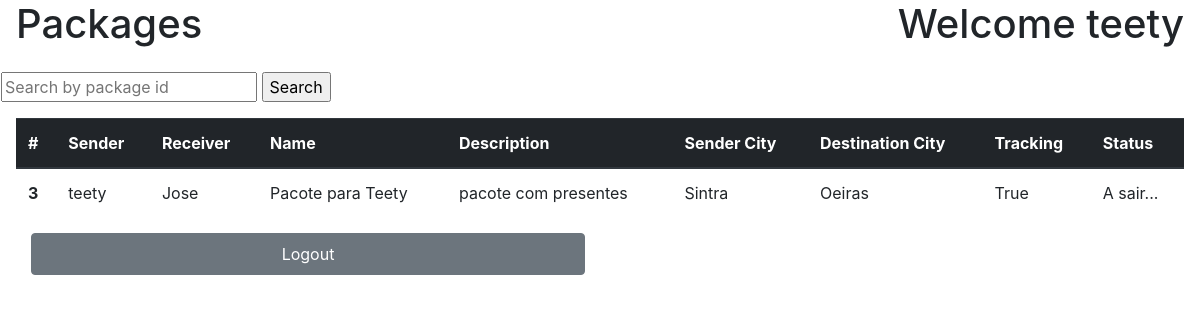
The page /package (signed in) on the database as committed earlier.
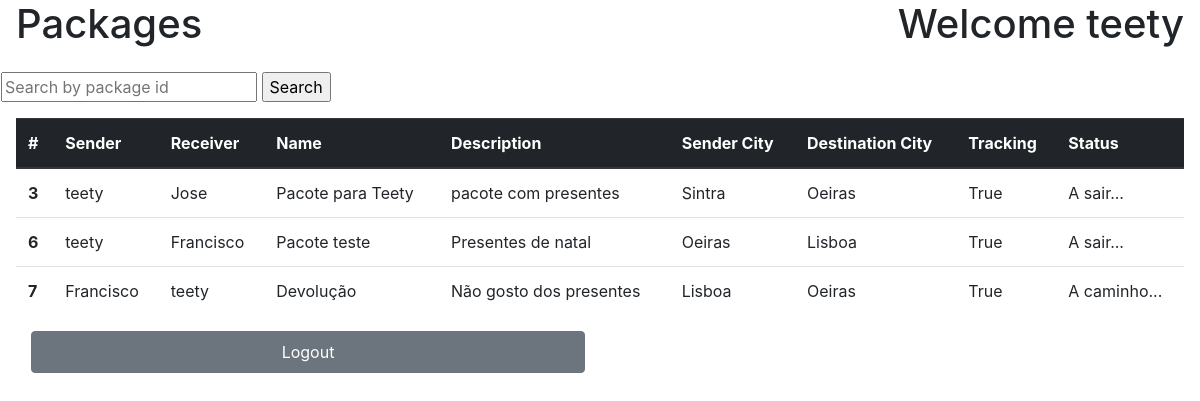
The same page on the database as committed later.
### user_api/models.py (models this page shows, shortened)
class AppUser(AbstractBaseUser, PermissionsMixin):
	user_id = models.AutoField(primary_key=True)
	email = models.EmailField(max_length=50, unique=True)
	username = models.CharField(max_length=50)
	USERNAME_FIELD = 'email'
	REQUIRED_FIELDS = ['username']
	is_staff = models.BooleanField(default=False)
	is_superuser = models.BooleanField(default=False)
	objects = AppUserManager()

class Package(models.Model):
	pack_id = models.AutoField(primary_key=True)
	sender = models.CharField(max_length=100)
	receiver = models.CharField(max_length=100)
	name = models.CharField(max_length=100)
	description = models.CharField(max_length=300)
	sender_city = models.CharField(max_length=100)
	destination_city = models.CharField(max_length=100)
	tracking = models.BooleanField(default=False)
	status = models.CharField(max_length=100)

### user_api/views.py (the view)
# urls.py: path('package', views.Packages.as_view(), name='package'),
class Packages(APIView):
    renderer_classes = [TemplateHTMLRenderer]
    template_name = 'package_list.html'
    permission_classes = (permissions.IsAuthenticated,)
    authentication_classes = (SessionAuthentication,)
    def get(self, request):
        serializer = PackSerializer
        username = request.user.username
        if request.GET.get('search'):
            try:
                pack = Package.objects.filter(pack_id=request.GET.get('search'), sender=username) | Package.objects.filter(pack_id=request.GET.get('search'), receiver=username) | Package.objects.filter(pack_id=request.GET.get('search'), name=username)
            except:
                pack = Package.objects.filter(sender=request.GET.get('search')) | Package.objects.filter(sender=request.GET.get('search'), receiver=username) | Package.objects.filter(sender=request.GET.get('search'), name=username) | Package.objects.filter(receiver=request.GET.get('search'), sender=username) | Package.objects.filter(receiver=request.GET.get('search')) | Package.objects.filter(receiver=request.GET.get('search'), name=username) | Package.objects.filter(name=request.GET.get('search'), sender=username) | Package.objects.filter(name=request.GET.get('search'), receiver=username) | Package.objects.filter(name=request.GET.get('search')) | Package.objects.filter(sender_city=request.GET.get('search'), sender=username) | Package.objects.filter(sender_city=request.GET.get('search'), receiver=username) | Package.objects.filter(sender_city=request.GET.get('search'), name=username) | Package.objects.filter(destination_city=request.GET.get('search'), sender=username) | Package.objects.filter(destination_city=request.GET.get('search'), receiver=username) | Package.objects.filter(destination_city=request.GET.get('search'), name=username)
        else:
            pack = Package.objects.filter(sender=username) | Package.objects.filter(receiver=username) | Package.objects.filter(name=username)
        return Response({'pack': pack}, status=status.HTTP_200_OK)

### user_api/templates/package_list.html (shortened to what this page needs)
<!DOCTYPE html>
<html lang="en">
<head>
    <link rel="stylesheet" href="https://cdn.jsdelivr.net/npm/bootstrap@4.0.0/dist/css/bootstrap.min.css">
</head>
<body class="px-3">
  <div class="row mb-3">
    <div class="col-6">
      <h1>Packages</h1>
    </div>
    <div class="col-6 text-right " >
      <h1>Welcome {{request.user.username}}</h1>
    </div>
  </div>
  <div class="row mb-3">
    <form action="">
      <input type="text" name="search" placeholder="Search by package id" value="{{request.GET.id}}">
      <input type="submit" value="Search">
  </form>
  </div>
    <table class="table">
        <thead class="thead-dark">
          <tr>
            <th scope="col">#</th>
            <th scope="col">Sender</th>
            <th scope="col">Receiver</th>
            <th scope="col">Name</th>
            <th scope="col">Description</th>
            <th scope="col">Sender City</th>
            <th scope="col">Destination City</th>
            <th scope="col">Tracking</th>
            <th scope="col">Status</th>
          </tr>
        </thead>
        <tbody>
            {% for package in pack %}
            <tr>
                <th scope="row">{{ package.pack_id }}</th>
                <td>{{ package.sender }}</td>
                <td>{{ package.receiver }}</td>
                <td>{{ package.name }}</td>
                <td>{{ package.description }}</td>
                <td>{{ package.sender_city }}</td>
                <td>{{ package.destination_city }}</td>
                <td>{{ package.tracking }}</td>
                <td>{{ package.status }}</td>
            </tr>
            {% endfor %}
        </tbody>
      </table>
    <div class="col-6">
        <a class="btn btn-secondary w-100 py-2" href="{% url 'logout' %}">Logout</a>
    </div>
  </body>
</html>

Rows that differ between the two databases and show on the page:
added Package: pack_id "6", sender "teety", receiver "Francisco", name "Pacote teste", description "Presentes de natal", sender_city "Oeiras", destination_city "Lisboa", tracking "True", status "A sair..."
added Package: pack_id "7", sender "Francisco", receiver "teety", name "Devolução", description "Não gosto dos presentes", sender_city "Lisboa", destination_city "Oeiras", tracking "True", status "A caminho..."
